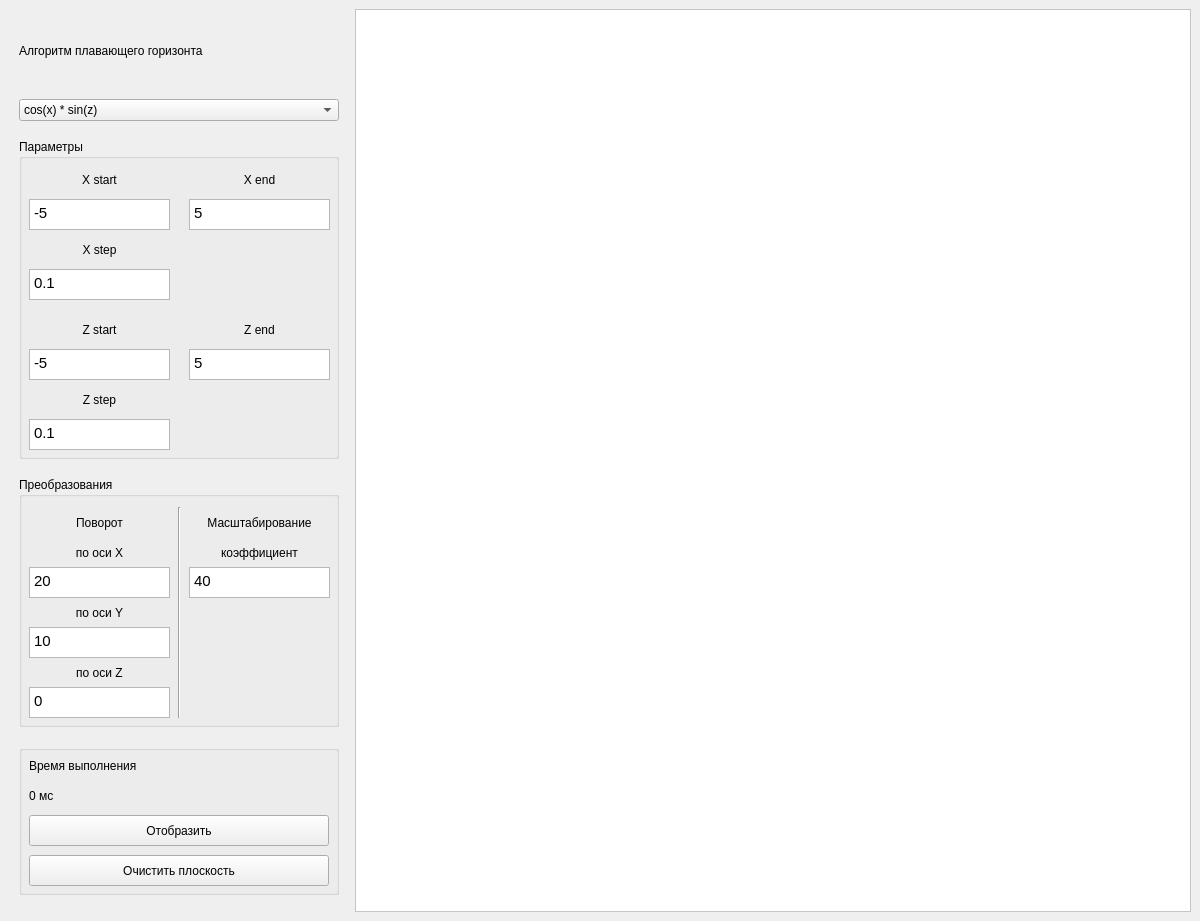
<?xml version="1.0" encoding="UTF-8"?>
<ui version="4.0">
 <class>mainWindow</class>
 <widget class="QMainWindow" name="mainWindow">
  <property name="geometry">
   <rect>
    <x>0</x>
    <y>0</y>
    <width>1200</width>
    <height>921</height>
   </rect>
  </property>
  <property name="minimumSize">
   <size>
    <width>1200</width>
    <height>921</height>
   </size>
  </property>
  <property name="windowTitle">
   <string>Лабораторная работа №10</string>
  </property>
  <widget class="QWidget" name="centralwidget">
   <layout class="QHBoxLayout" name="horizontalLayout_3">
    <item>
     <layout class="QVBoxLayout" name="verticalLayout">
      <property name="leftMargin">
       <number>10</number>
      </property>
      <property name="rightMargin">
       <number>10</number>
      </property>
      <item>
       <widget class="QLabel" name="label">
        <property name="minimumSize">
         <size>
          <width>320</width>
          <height>0</height>
         </size>
        </property>
        <property name="maximumSize">
         <size>
          <width>320</width>
          <height>60</height>
         </size>
        </property>
        <property name="text">
         <string>&lt;html&gt;&lt;head/&gt;&lt;body&gt;&lt;p&gt;Алгоритм плавающего горизонта&lt;/p&gt;&lt;/body&gt;&lt;/html&gt;</string>
        </property>
       </widget>
      </item>
      <item>
       <widget class="QComboBox" name="comboBox">
        <item>
         <property name="text">
          <string>cos(x) * sin(z)</string>
         </property>
        </item>
        <item>
         <property name="text">
          <string>exp(cos(x) + sin(z))</string>
         </property>
        </item>
        <item>
         <property name="text">
          <string>sqrt(fabs(x ** 2 - z ** 2))</string>
         </property>
        </item>
        <item>
         <property name="text">
          <string>cos(x * z)</string>
         </property>
        </item>
       </widget>
      </item>
      <item>
       <widget class="QGroupBox" name="groupBox_3">
        <property name="minimumSize">
         <size>
          <width>0</width>
          <height>300</height>
         </size>
        </property>
        <property name="maximumSize">
         <size>
          <width>16777215</width>
          <height>320</height>
         </size>
        </property>
        <property name="title">
         <string>Параметры</string>
        </property>
        <widget class="QLabel" name="label_10">
         <property name="geometry">
          <rect>
           <x>10</x>
           <y>30</y>
           <width>141</width>
           <height>21</height>
          </rect>
         </property>
         <property name="text">
          <string>X start</string>
         </property>
         <property name="alignment">
          <set>Qt::AlignCenter</set>
         </property>
        </widget>
        <widget class="QLabel" name="label_11">
         <property name="geometry">
          <rect>
           <x>170</x>
           <y>30</y>
           <width>141</width>
           <height>21</height>
          </rect>
         </property>
         <property name="text">
          <string>X end</string>
         </property>
         <property name="alignment">
          <set>Qt::AlignCenter</set>
         </property>
        </widget>
        <widget class="QTextEdit" name="x_start">
         <property name="geometry">
          <rect>
           <x>10</x>
           <y>60</y>
           <width>141</width>
           <height>31</height>
          </rect>
         </property>
         <property name="html">
          <string>&lt;!DOCTYPE HTML PUBLIC &quot;-//W3C//DTD HTML 4.0//EN&quot; &quot;http://www.w3.org/TR/REC-html40/strict.dtd&quot;&gt;
&lt;html&gt;&lt;head&gt;&lt;meta name=&quot;qrichtext&quot; content=&quot;1&quot; /&gt;&lt;style type=&quot;text/css&quot;&gt;
p, li { white-space: pre-wrap; }
&lt;/style&gt;&lt;/head&gt;&lt;body style=&quot; font-family:'Ubuntu'; font-size:11pt; font-weight:400; font-style:normal;&quot;&gt;
&lt;p style=&quot; margin-top:0px; margin-bottom:0px; margin-left:0px; margin-right:0px; -qt-block-indent:0; text-indent:0px;&quot;&gt;-5&lt;/p&gt;&lt;/body&gt;&lt;/html&gt;</string>
         </property>
        </widget>
        <widget class="QTextEdit" name="x_end">
         <property name="geometry">
          <rect>
           <x>170</x>
           <y>60</y>
           <width>141</width>
           <height>31</height>
          </rect>
         </property>
         <property name="html">
          <string>&lt;!DOCTYPE HTML PUBLIC &quot;-//W3C//DTD HTML 4.0//EN&quot; &quot;http://www.w3.org/TR/REC-html40/strict.dtd&quot;&gt;
&lt;html&gt;&lt;head&gt;&lt;meta name=&quot;qrichtext&quot; content=&quot;1&quot; /&gt;&lt;style type=&quot;text/css&quot;&gt;
p, li { white-space: pre-wrap; }
&lt;/style&gt;&lt;/head&gt;&lt;body style=&quot; font-family:'Ubuntu'; font-size:11pt; font-weight:400; font-style:normal;&quot;&gt;
&lt;p style=&quot; margin-top:0px; margin-bottom:0px; margin-left:0px; margin-right:0px; -qt-block-indent:0; text-indent:0px;&quot;&gt;5&lt;/p&gt;&lt;/body&gt;&lt;/html&gt;</string>
         </property>
        </widget>
        <widget class="QLabel" name="label_12">
         <property name="geometry">
          <rect>
           <x>10</x>
           <y>180</y>
           <width>141</width>
           <height>21</height>
          </rect>
         </property>
         <property name="text">
          <string>Z start</string>
         </property>
         <property name="alignment">
          <set>Qt::AlignCenter</set>
         </property>
        </widget>
        <widget class="QLabel" name="label_13">
         <property name="geometry">
          <rect>
           <x>170</x>
           <y>180</y>
           <width>141</width>
           <height>21</height>
          </rect>
         </property>
         <property name="text">
          <string>Z end</string>
         </property>
         <property name="alignment">
          <set>Qt::AlignCenter</set>
         </property>
        </widget>
        <widget class="QTextEdit" name="z_start">
         <property name="geometry">
          <rect>
           <x>10</x>
           <y>210</y>
           <width>141</width>
           <height>31</height>
          </rect>
         </property>
         <property name="html">
          <string>&lt;!DOCTYPE HTML PUBLIC &quot;-//W3C//DTD HTML 4.0//EN&quot; &quot;http://www.w3.org/TR/REC-html40/strict.dtd&quot;&gt;
&lt;html&gt;&lt;head&gt;&lt;meta name=&quot;qrichtext&quot; content=&quot;1&quot; /&gt;&lt;style type=&quot;text/css&quot;&gt;
p, li { white-space: pre-wrap; }
&lt;/style&gt;&lt;/head&gt;&lt;body style=&quot; font-family:'Ubuntu'; font-size:11pt; font-weight:400; font-style:normal;&quot;&gt;
&lt;p style=&quot; margin-top:0px; margin-bottom:0px; margin-left:0px; margin-right:0px; -qt-block-indent:0; text-indent:0px;&quot;&gt;-5&lt;/p&gt;&lt;/body&gt;&lt;/html&gt;</string>
         </property>
        </widget>
        <widget class="QTextEdit" name="z_end">
         <property name="geometry">
          <rect>
           <x>170</x>
           <y>210</y>
           <width>141</width>
           <height>31</height>
          </rect>
         </property>
         <property name="html">
          <string>&lt;!DOCTYPE HTML PUBLIC &quot;-//W3C//DTD HTML 4.0//EN&quot; &quot;http://www.w3.org/TR/REC-html40/strict.dtd&quot;&gt;
&lt;html&gt;&lt;head&gt;&lt;meta name=&quot;qrichtext&quot; content=&quot;1&quot; /&gt;&lt;style type=&quot;text/css&quot;&gt;
p, li { white-space: pre-wrap; }
&lt;/style&gt;&lt;/head&gt;&lt;body style=&quot; font-family:'Ubuntu'; font-size:11pt; font-weight:400; font-style:normal;&quot;&gt;
&lt;p style=&quot; margin-top:0px; margin-bottom:0px; margin-left:0px; margin-right:0px; -qt-block-indent:0; text-indent:0px;&quot;&gt;5&lt;/p&gt;&lt;/body&gt;&lt;/html&gt;</string>
         </property>
        </widget>
        <widget class="QTextEdit" name="x_step">
         <property name="geometry">
          <rect>
           <x>10</x>
           <y>130</y>
           <width>141</width>
           <height>31</height>
          </rect>
         </property>
         <property name="html">
          <string>&lt;!DOCTYPE HTML PUBLIC &quot;-//W3C//DTD HTML 4.0//EN&quot; &quot;http://www.w3.org/TR/REC-html40/strict.dtd&quot;&gt;
&lt;html&gt;&lt;head&gt;&lt;meta name=&quot;qrichtext&quot; content=&quot;1&quot; /&gt;&lt;style type=&quot;text/css&quot;&gt;
p, li { white-space: pre-wrap; }
&lt;/style&gt;&lt;/head&gt;&lt;body style=&quot; font-family:'Ubuntu'; font-size:11pt; font-weight:400; font-style:normal;&quot;&gt;
&lt;p style=&quot; margin-top:0px; margin-bottom:0px; margin-left:0px; margin-right:0px; -qt-block-indent:0; text-indent:0px;&quot;&gt;0.1&lt;/p&gt;&lt;/body&gt;&lt;/html&gt;</string>
         </property>
        </widget>
        <widget class="QLabel" name="label_14">
         <property name="geometry">
          <rect>
           <x>10</x>
           <y>100</y>
           <width>141</width>
           <height>21</height>
          </rect>
         </property>
         <property name="text">
          <string>X step</string>
         </property>
         <property name="alignment">
          <set>Qt::AlignCenter</set>
         </property>
        </widget>
        <widget class="QTextEdit" name="z_step">
         <property name="geometry">
          <rect>
           <x>10</x>
           <y>280</y>
           <width>141</width>
           <height>31</height>
          </rect>
         </property>
         <property name="html">
          <string>&lt;!DOCTYPE HTML PUBLIC &quot;-//W3C//DTD HTML 4.0//EN&quot; &quot;http://www.w3.org/TR/REC-html40/strict.dtd&quot;&gt;
&lt;html&gt;&lt;head&gt;&lt;meta name=&quot;qrichtext&quot; content=&quot;1&quot; /&gt;&lt;style type=&quot;text/css&quot;&gt;
p, li { white-space: pre-wrap; }
&lt;/style&gt;&lt;/head&gt;&lt;body style=&quot; font-family:'Ubuntu'; font-size:11pt; font-weight:400; font-style:normal;&quot;&gt;
&lt;p style=&quot; margin-top:0px; margin-bottom:0px; margin-left:0px; margin-right:0px; -qt-block-indent:0; text-indent:0px;&quot;&gt;0.1&lt;/p&gt;&lt;/body&gt;&lt;/html&gt;</string>
         </property>
        </widget>
        <widget class="QLabel" name="label_15">
         <property name="geometry">
          <rect>
           <x>10</x>
           <y>250</y>
           <width>141</width>
           <height>21</height>
          </rect>
         </property>
         <property name="text">
          <string>Z step</string>
         </property>
         <property name="alignment">
          <set>Qt::AlignCenter</set>
         </property>
        </widget>
       </widget>
      </item>
      <item>
       <widget class="QGroupBox" name="groupBox_2">
        <property name="minimumSize">
         <size>
          <width>320</width>
          <height>250</height>
         </size>
        </property>
        <property name="maximumSize">
         <size>
          <width>320</width>
          <height>250</height>
         </size>
        </property>
        <property name="title">
         <string>Преобразования</string>
        </property>
        <widget class="QTextEdit" name="angle_x">
         <property name="geometry">
          <rect>
           <x>10</x>
           <y>90</y>
           <width>141</width>
           <height>31</height>
          </rect>
         </property>
         <property name="html">
          <string>&lt;!DOCTYPE HTML PUBLIC &quot;-//W3C//DTD HTML 4.0//EN&quot; &quot;http://www.w3.org/TR/REC-html40/strict.dtd&quot;&gt;
&lt;html&gt;&lt;head&gt;&lt;meta name=&quot;qrichtext&quot; content=&quot;1&quot; /&gt;&lt;style type=&quot;text/css&quot;&gt;
p, li { white-space: pre-wrap; }
&lt;/style&gt;&lt;/head&gt;&lt;body style=&quot; font-family:'Ubuntu'; font-size:11pt; font-weight:400; font-style:normal;&quot;&gt;
&lt;p style=&quot; margin-top:0px; margin-bottom:0px; margin-left:0px; margin-right:0px; -qt-block-indent:0; text-indent:0px;&quot;&gt;20&lt;/p&gt;&lt;/body&gt;&lt;/html&gt;</string>
         </property>
        </widget>
        <widget class="QTextEdit" name="angle_y">
         <property name="geometry">
          <rect>
           <x>10</x>
           <y>150</y>
           <width>141</width>
           <height>31</height>
          </rect>
         </property>
         <property name="html">
          <string>&lt;!DOCTYPE HTML PUBLIC &quot;-//W3C//DTD HTML 4.0//EN&quot; &quot;http://www.w3.org/TR/REC-html40/strict.dtd&quot;&gt;
&lt;html&gt;&lt;head&gt;&lt;meta name=&quot;qrichtext&quot; content=&quot;1&quot; /&gt;&lt;style type=&quot;text/css&quot;&gt;
p, li { white-space: pre-wrap; }
&lt;/style&gt;&lt;/head&gt;&lt;body style=&quot; font-family:'Ubuntu'; font-size:11pt; font-weight:400; font-style:normal;&quot;&gt;
&lt;p style=&quot; margin-top:0px; margin-bottom:0px; margin-left:0px; margin-right:0px; -qt-block-indent:0; text-indent:0px;&quot;&gt;10&lt;/p&gt;&lt;/body&gt;&lt;/html&gt;</string>
         </property>
        </widget>
        <widget class="QLabel" name="label_4">
         <property name="geometry">
          <rect>
           <x>10</x>
           <y>60</y>
           <width>141</width>
           <height>31</height>
          </rect>
         </property>
         <property name="text">
          <string>по оси X</string>
         </property>
         <property name="alignment">
          <set>Qt::AlignCenter</set>
         </property>
        </widget>
        <widget class="QLabel" name="label_5">
         <property name="geometry">
          <rect>
           <x>10</x>
           <y>120</y>
           <width>141</width>
           <height>31</height>
          </rect>
         </property>
         <property name="text">
          <string>по оси Y</string>
         </property>
         <property name="alignment">
          <set>Qt::AlignCenter</set>
         </property>
        </widget>
        <widget class="QTextEdit" name="angle_z">
         <property name="geometry">
          <rect>
           <x>10</x>
           <y>210</y>
           <width>141</width>
           <height>31</height>
          </rect>
         </property>
         <property name="html">
          <string>&lt;!DOCTYPE HTML PUBLIC &quot;-//W3C//DTD HTML 4.0//EN&quot; &quot;http://www.w3.org/TR/REC-html40/strict.dtd&quot;&gt;
&lt;html&gt;&lt;head&gt;&lt;meta name=&quot;qrichtext&quot; content=&quot;1&quot; /&gt;&lt;style type=&quot;text/css&quot;&gt;
p, li { white-space: pre-wrap; }
&lt;/style&gt;&lt;/head&gt;&lt;body style=&quot; font-family:'Ubuntu'; font-size:11pt; font-weight:400; font-style:normal;&quot;&gt;
&lt;p style=&quot; margin-top:0px; margin-bottom:0px; margin-left:0px; margin-right:0px; -qt-block-indent:0; text-indent:0px;&quot;&gt;0&lt;/p&gt;&lt;/body&gt;&lt;/html&gt;</string>
         </property>
        </widget>
        <widget class="QLabel" name="label_6">
         <property name="geometry">
          <rect>
           <x>10</x>
           <y>180</y>
           <width>141</width>
           <height>31</height>
          </rect>
         </property>
         <property name="text">
          <string>по оси Z</string>
         </property>
         <property name="alignment">
          <set>Qt::AlignCenter</set>
         </property>
        </widget>
        <widget class="QLabel" name="label_3">
         <property name="geometry">
          <rect>
           <x>10</x>
           <y>30</y>
           <width>141</width>
           <height>31</height>
          </rect>
         </property>
         <property name="text">
          <string>Поворот</string>
         </property>
         <property name="alignment">
          <set>Qt::AlignCenter</set>
         </property>
        </widget>
        <widget class="Line" name="line">
         <property name="geometry">
          <rect>
           <x>150</x>
           <y>30</y>
           <width>20</width>
           <height>211</height>
          </rect>
         </property>
         <property name="orientation">
          <enum>Qt::Vertical</enum>
         </property>
        </widget>
        <widget class="QLabel" name="label_7">
         <property name="geometry">
          <rect>
           <x>170</x>
           <y>30</y>
           <width>141</width>
           <height>31</height>
          </rect>
         </property>
         <property name="text">
          <string>Масштабирование</string>
         </property>
         <property name="alignment">
          <set>Qt::AlignCenter</set>
         </property>
        </widget>
        <widget class="QTextEdit" name="scale">
         <property name="geometry">
          <rect>
           <x>170</x>
           <y>90</y>
           <width>141</width>
           <height>31</height>
          </rect>
         </property>
         <property name="html">
          <string>&lt;!DOCTYPE HTML PUBLIC &quot;-//W3C//DTD HTML 4.0//EN&quot; &quot;http://www.w3.org/TR/REC-html40/strict.dtd&quot;&gt;
&lt;html&gt;&lt;head&gt;&lt;meta name=&quot;qrichtext&quot; content=&quot;1&quot; /&gt;&lt;style type=&quot;text/css&quot;&gt;
p, li { white-space: pre-wrap; }
&lt;/style&gt;&lt;/head&gt;&lt;body style=&quot; font-family:'Ubuntu'; font-size:11pt; font-weight:400; font-style:normal;&quot;&gt;
&lt;p style=&quot; margin-top:0px; margin-bottom:0px; margin-left:0px; margin-right:0px; -qt-block-indent:0; text-indent:0px;&quot;&gt;40&lt;/p&gt;&lt;/body&gt;&lt;/html&gt;</string>
         </property>
        </widget>
        <widget class="QLabel" name="label_8">
         <property name="geometry">
          <rect>
           <x>170</x>
           <y>60</y>
           <width>141</width>
           <height>31</height>
          </rect>
         </property>
         <property name="text">
          <string>коэффициент</string>
         </property>
         <property name="alignment">
          <set>Qt::AlignCenter</set>
         </property>
        </widget>
       </widget>
      </item>
      <item>
       <widget class="QGroupBox" name="groupBox">
        <property name="minimumSize">
         <size>
          <width>0</width>
          <height>150</height>
         </size>
        </property>
        <property name="maximumSize">
         <size>
          <width>320</width>
          <height>150</height>
         </size>
        </property>
        <property name="title">
         <string/>
        </property>
        <widget class="QPushButton" name="plotBtn">
         <property name="geometry">
          <rect>
           <x>10</x>
           <y>70</y>
           <width>300</width>
           <height>31</height>
          </rect>
         </property>
         <property name="minimumSize">
          <size>
           <width>300</width>
           <height>31</height>
          </size>
         </property>
         <property name="text">
          <string>Отобразить</string>
         </property>
        </widget>
        <widget class="QPushButton" name="clearBtn">
         <property name="geometry">
          <rect>
           <x>10</x>
           <y>110</y>
           <width>300</width>
           <height>31</height>
          </rect>
         </property>
         <property name="minimumSize">
          <size>
           <width>300</width>
           <height>31</height>
          </size>
         </property>
         <property name="maximumSize">
          <size>
           <width>300</width>
           <height>31</height>
          </size>
         </property>
         <property name="text">
          <string>Очистить плоскость</string>
         </property>
        </widget>
        <widget class="QLabel" name="label_2">
         <property name="geometry">
          <rect>
           <x>10</x>
           <y>10</y>
           <width>261</width>
           <height>21</height>
          </rect>
         </property>
         <property name="text">
          <string>Время выполнения</string>
         </property>
        </widget>
        <widget class="QLabel" name="timeLabel">
         <property name="geometry">
          <rect>
           <x>10</x>
           <y>40</y>
           <width>211</width>
           <height>21</height>
          </rect>
         </property>
         <property name="text">
          <string>0 мс</string>
         </property>
        </widget>
       </widget>
      </item>
     </layout>
    </item>
    <item>
     <widget class="QGraphicsView" name="graphicsView">
      <property name="sizePolicy">
       <sizepolicy hsizetype="Expanding" vsizetype="Expanding">
        <horstretch>0</horstretch>
        <verstretch>0</verstretch>
       </sizepolicy>
      </property>
      <property name="styleSheet">
       <string notr="true">background:white</string>
      </property>
     </widget>
    </item>
   </layout>
  </widget>
  <action name="action">
   <property name="text">
    <string>Загрузить данные</string>
   </property>
  </action>
 </widget>
 <resources/>
 <connections/>
</ui>
